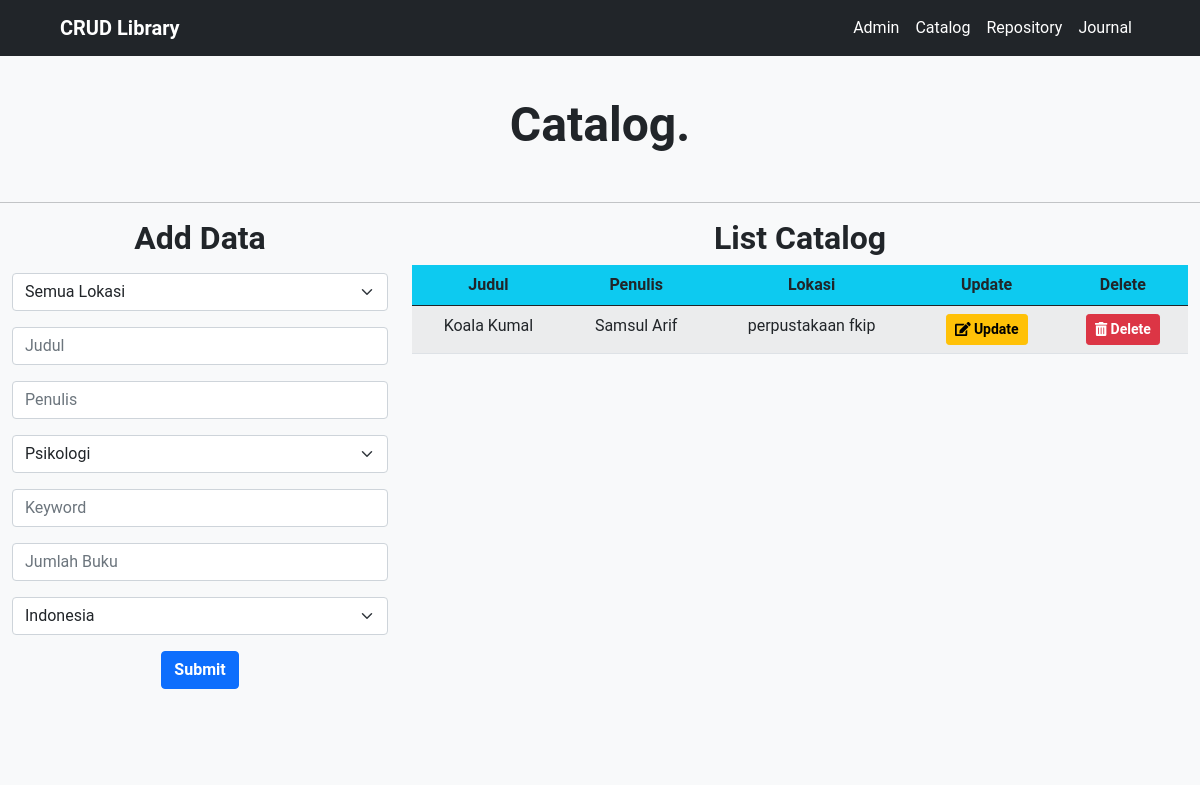
/crud/catalog/, run on the app's committed database.
### layanan/models.py (models this page shows, shortened)
class catalog(models.Model):
    LOKASI = (
                ('semua lokasi','Semua Lokasi'),
                ('perpustakaan ft','Perpustakaan FT'),
                ('perpustakaan fkip','Perpustakaan FKIP'),
                ('perpustakaan fk','Perpustakaan FK'),
                ('perpustakaan fisip','Perpustakaan FISIP'),
                ('perpustakaan ffs','Perpustakaan FFS'),
                ('perpustakaan feb','Perpustakaan FEB'),
            )
    KATALOG_JURUSAN = (
                ('psikologi','Psikologi'),
                ('informatika','Informatika'),
                ('teknik mesin','Teknik Mesin'),
                ('teknik elektro','Teknik Elektro'),
                ('kedokteran','Kedokteran'),
                ('farmasi','Farmasi'),
                ('biologi','Biologi'),
                ('fisika','Fisika'),
                ('ekonomi','Ekonomi'),
                ('akuntansi','Akuntansi'),
                ('pendidikan guru sekolah dasar','Pendidikan Guru Sekolah Dasar'),
                ('sastra indonesia','Sasta Indonesia'),
                ('sastra inggris','Sastra Inggris'),
                ('ilmu politik','Ilmu Politik'),
            )
    BAHASA = (
        ('indonesia','Indonesia'),
        ('english','English')
    )
    lokasi = models.CharField(max_length=200, choices=LOKASI, default='semua lokasi')
    judul = models.CharField(max_length=200, blank=True)
    penulis = models.CharField(max_length=200, blank=True)
    katalog_jurusan = models.CharField(max_length=200, choices=KATALOG_JURUSAN, default='psikologi')
    keyword = models.CharField(max_length=200, null=True, blank=True)
    jumlah_buku = models.IntegerField()
    bahasa = models.CharField(max_length=200, null=True, choices=BAHASA, default='indonesia')

### crudPage/views.py (the view, shortened to what this page needs)
# urls.py: path('catalog/', CatalogView.as_view(), name='catalogcrud'),
class CatalogView(FormView, ListView):
    model = catalog
    form_class = catalogForm
    template_name = 'crud/catalog.html'
    context_object_name = 'catalogs'
    paginate_by = 5
    success_url = '/crud/catalog/'
    extra_context = {
        'title':'Catalog CRUD'
    }
    def get_context_data(self, *args, **kwargs):
        kwargs.update(self.extra_context)
        return super().get_context_data(*args, **kwargs)

### layanan/forms.py
class catalogForm(forms.ModelForm):
    class Meta:
        model = catalog
        fields = '__all__'
        widgets = {
            'lokasi' : forms.Select({'class':'form-select', 'type':'text','name':'lokasi', 'id':'lokasi'}),
            'judul' : forms.TextInput({'class':'form-control', 'type':'text', 'name':'judul', 'placeholder':'Judul', 'id':'judul'}),
            'katalog_jurusan' : forms.Select({'class':'form-select', 'type':'text','name':'katalog_jurusan', 'id':'katalog_jurusan'}),
            'penulis' : forms.TextInput({'class':'form-control', 'type':'text' ,'name':'penulis', 'placeholder':'Penulis', 'id':'penulis'}),
            'keyword' : forms.TextInput({'class':'form-control', 'type':'search' ,'name':'keyword', 'placeholder':'Keyword', 'id':'keyword'}),
            'jumlah_buku' : forms.NumberInput({'class':'form-control', 'type':'search', 'name':'jumlah_buku', 'placeholder':'Jumlah Buku', 'id':'jumlah_buku'}),
            'bahasa' : forms.Select({'class':'form-select', 'type':'search','name':'bahasa', 'id':'bahasa'}),
        }

### crudPage/templates/crud/catalog.html (shortened to what this page needs)
{% extends 'crud/base.html' %}
{% load static %}
{% block content %}
<section class="catalog py-5">
  <div class="container-fluid bg-light">
      <div class="row align-items-start py-5">
        <h3 class="display-5 text-center fw-bold mb-5">Catalog.</h3>
        <hr>
          <div class="col-md-4 text-center text-md-left mb-5">
            <h2 class="fw-bold">Add Data</h2>
              <form action="" method="POST" id="">
              <div class="form-group input-group my-3">
                  {{form.lokasi}}
              </div>
              <div class="form-group input-group my-3">
                  {{form.judul}}
              </div>
              <div class="form-group input-group my-3">
                  {{form.penulis}}
              </div>
              <div class="form-group input-group my-3">
                  {{form.katalog_jurusan}}
              </div>
              <div class="form-group input-group my-3">
                  {{form.keyword}}
              </div>
              <div class="form-group input-group my-3">
                  {{form.jumlah_buku}}
              </div>
              <div class="form-group input-group my-3">
                  {{form.bahasa}}
              </div>
              <button type="submit" id="" class="btn btn-primary fw-bold">Submit</button>
              </form>
          </div>
          <div class="col-md-8 table-responsive">
            <div><h2 class="fw-bold text-center">List Catalog</h2></div>
            <table class="table table-striped text-center" id="catalogTable">
              <thead class="bg-info">
                <tr>
                  <th scope="col-sm">Judul</th>
                  <th scope="col-sm">Penulis</th>
                  <th scope="col-sm">Lokasi</th>
                  <th scope="col-sm">Update</th>
                  <th scope="col-sm">Delete</th>
                </tr>
              </thead>
              <tbody>
                {% for catalog in catalogs %}
                  <tr id="">
                    <td>{{ catalog.judul }}</td>
                    <td>{{ catalog.penulis }}</td>
                    <td>{{ catalog.lokasi }}</td>
                    <td>
                      <a href="{% url 'pagecrud:catalogupdate' catalog.id %}" class="btn btn-sm btn-warning fw-bold"><i class="fa fa-edit"></i> Update</a>
                    </td>
                    <td>
                      <a href="{% url 'pagecrud:catalogdelete' catalog.id %}" class="btn btn-sm btn-danger fw-bold"><i class="fa fa-trash-alt"></i> Delete</a>
                    </td>
                  </tr>
                {% empty %}
                  <tr>
                    <td colspan="8" class="text-center bg-warning">No book</td>
                  </tr>
                {% endfor %}
              </tbody>
            </table>
          </div>
      </div>
  </div>
</section>
{% endblock content %}

### crudPage/static/crud/css/stylesheet.css (style rules this page uses)
.catalog { font-family: 'Roboto', sans-serif; }

### data on the page
catalog: judul "Koala Kumal", penulis "Samsul Arif", lokasi "perpustakaan fkip"
